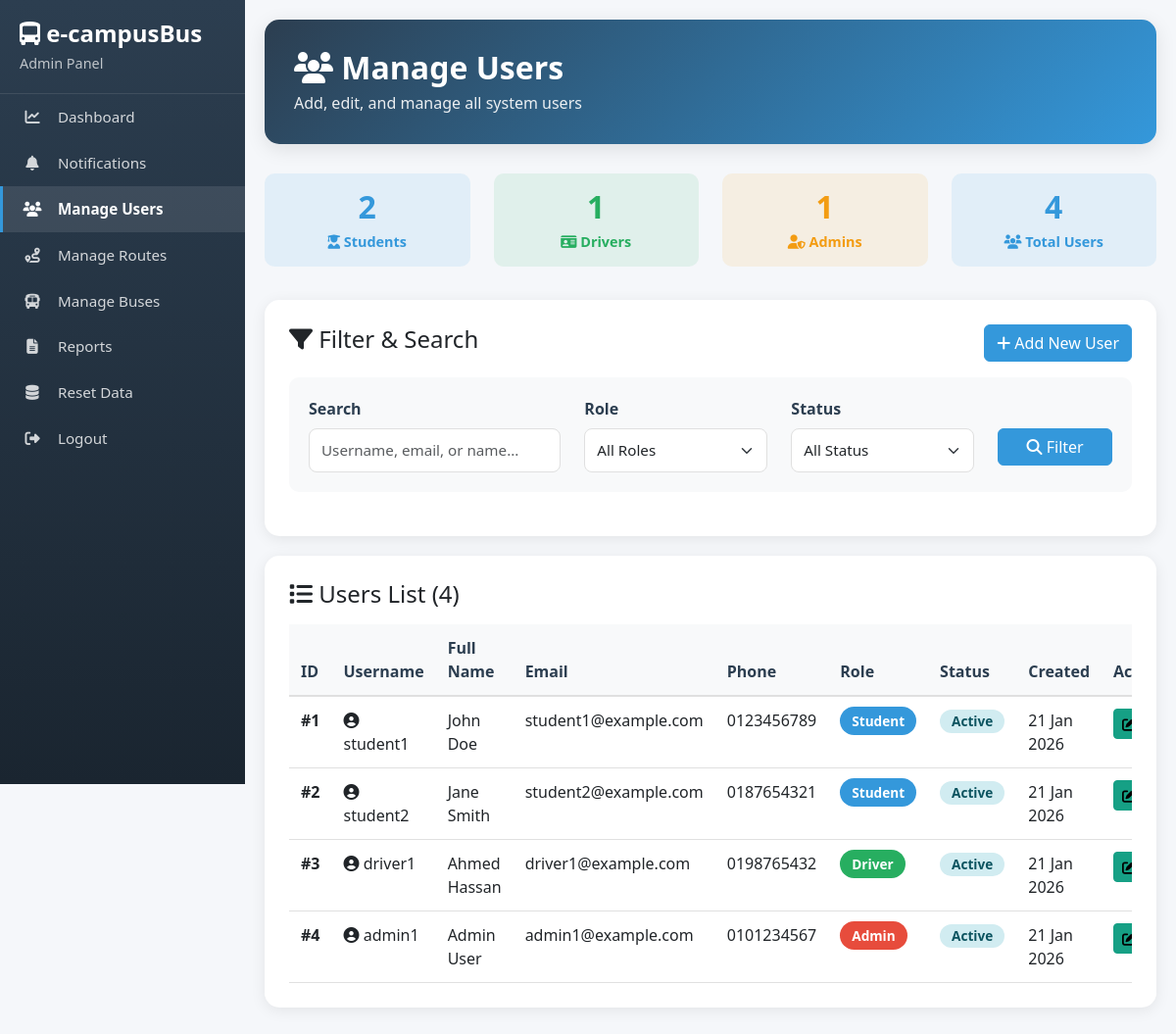
Screenshot of /admin/manage_users.php (signed in) with the database file from the repository.
### tables this page shows
CREATE TABLE users (
    id INT PRIMARY KEY AUTO_INCREMENT,
    username VARCHAR(50) UNIQUE NOT NULL,
    email VARCHAR(100) UNIQUE NOT NULL,
    password VARCHAR(255) NOT NULL,
    full_name VARCHAR(100) NOT NULL,
    phone_number VARCHAR(15),
    date_of_birth DATE,
    gender ENUM('male', 'female', 'other'),
    role ENUM('student', 'driver', 'admin') DEFAULT 'student',
    reward_points INT DEFAULT 0,
    status ENUM('active', 'inactive', 'suspended') DEFAULT 'active',
    login_attempts INT DEFAULT 0,
    locked_until DATETIME NULL,
    remember_token VARCHAR(255) NULL,
    token_expiry DATETIME NULL,
    last_login DATETIME NULL,
    created_at TIMESTAMP DEFAULT CURRENT_TIMESTAMP,
    updated_at TIMESTAMP DEFAULT CURRENT_TIMESTAMP ON UPDATE CURRENT_TIMESTAMP
);

### admin/manage_users.php (the view, shortened to what this page needs)
<?php
try {
    $pdo = new PDO(
        "mysql:host=localhost;dbname=bus_management;charset=utf8mb4",
        "root",
        ""
    );
    $pdo->setAttribute(PDO::ATTR_ERRMODE, PDO::ERRMODE_EXCEPTION);
    $role_filter = $_GET['role'] ?? 'all';
    $status_filter = $_GET['status'] ?? 'all';
    $search = $_GET['search'] ?? '';
    $query = "SELECT * FROM users WHERE 1=1";
    $params = [];
    $query .= " ORDER BY created_at DESC";
    $stmt = $pdo->prepare($query);
    $stmt->execute($params);
    $users = $stmt->fetchAll(PDO::FETCH_ASSOC);
    $stmt = $pdo->query("SELECT role, COUNT(*) as count FROM users GROUP BY role");
    $user_stats = $stmt->fetchAll(PDO::FETCH_KEY_PAIR);
} catch(PDOException $e) {
    $error = "Database error: " . $e->getMessage();
}
?>
<!DOCTYPE html>
<html lang="en">
<head>
    <link href="https://cdn.jsdelivr.net/npm/bootstrap@5.3.0-alpha1/dist/css/bootstrap.min.css" rel="stylesheet">
    <link rel="stylesheet" href="https://cdnjs.cloudflare.com/ajax/libs/font-awesome/6.4.0/css/all.min.css">
    <link rel="stylesheet" href="admin-sidebar.css">
</head>
<body>
    <div class="sidebar">
        <div class="sidebar-header">
            <h3><i class="fas fa-bus-alt"></i> e-campusBus</h3>
            <p>Admin Panel</p>
        </div>
        <nav class="nav flex-column">
            <a class="nav-link" href="dashboard.php"><i class="fas fa-chart-line"></i> Dashboard</a>
            <a class="nav-link" href="notifications.php"><i class="fas fa-bell"></i> Notifications</a>
            <a class="nav-link active" href="manage_users.php"><i class="fas fa-users"></i> Manage Users</a>
            <a class="nav-link" href="manage_routes.php"><i class="fas fa-route"></i> Manage Routes</a>
            <a class="nav-link" href="manage_buses.php"><i class="fas fa-bus"></i> Manage Buses</a>
            <a class="nav-link" href="reports.php"><i class="fas fa-file-alt"></i> Reports</a>
            <a class="nav-link" href="reset_data.php"><i class="fas fa-database"></i> Reset Data</a>
            <a class="nav-link" href="../logout.php"><i class="fas fa-sign-out-alt"></i> Logout</a>
        </nav>
    </div>
    <div class="main-content">
        <div class="header">
            <h2><i class="fas fa-users"></i> Manage Users</h2>
            <p class="mb-0">Add, edit, and manage all system users</p>
        </div>
        <div class="row mb-4">
            <div class="col-md-3">
                <div class="stat-box blue">
                    <h3><?php echo $user_stats['student'] ?? 0; ?></h3>
                    <p><i class="fas fa-user-graduate"></i> Students</p>
                </div>
            </div>
            <div class="col-md-3">
                <div class="stat-box green">
                    <h3><?php echo $user_stats['driver'] ?? 0; ?></h3>
                    <p><i class="fas fa-id-card"></i> Drivers</p>
                </div>
            </div>
            <div class="col-md-3">
                <div class="stat-box orange">
                    <h3><?php echo $user_stats['admin'] ?? 0; ?></h3>
                    <p><i class="fas fa-user-shield"></i> Admins</p>
                </div>
            </div>
            <div class="col-md-3">
                <div class="stat-box blue">
                    <h3><?php echo count($users); ?></h3>
                    <p><i class="fas fa-users"></i> Total Users</p>
                </div>
            </div>
        </div>
        <div class="content-card">
            <div class="d-flex justify-content-between align-items-center mb-3">
                <h4><i class="fas fa-filter"></i> Filter & Search</h4>
                <button class="btn btn-primary" data-bs-toggle="modal" data-bs-target="#addUserModal">
                    <i class="fas fa-plus"></i> Add New User
                </button>
            </div>
            <form method="GET" class="filter-section">
                <div class="row">
                    <div class="col-md-4">
                        <label class="form-label">Search</label>
                        <input type="text" name="search" class="form-control" placeholder="Username, email, or name..." value="<?php echo htmlspecialchars($search); ?>">
                    </div>
                    <div class="col-md-3">
                        <label class="form-label">Role</label>
                        <select name="role" class="form-select">
                            <option value="all" <?php echo $role_filter === 'all' ? 'selected' : ''; ?>>All Roles</option>
                        </select>
                    </div>
                    <div class="col-md-3">
                        <label class="form-label">Status</label>
                        <select name="status" class="form-select">
                            <option value="all" <?php echo $status_filter === 'all' ? 'selected' : ''; ?>>All Status</option>
                        </select>
                    </div>
                    <div class="col-md-2">
                        <label class="form-label">&nbsp;</label>
                        <button type="submit" class="btn btn-primary w-100">
                            <i class="fas fa-search"></i> Filter
                        </button>
                    </div>
                </div>
            </form>
        </div>
        <div class="content-card">
            <h4 class="mb-3"><i class="fas fa-list"></i> Users List (<?php echo count($users); ?>)</h4>
            <div class="table-responsive">
                <table class="table table-hover">
                    <thead>
                        <tr>
                            <th>ID</th>
                            <th>Username</th>
                            <th>Full Name</th>
                            <th>Email</th>
                            <th>Phone</th>
                            <th>Role</th>
                            <th>Status</th>
                            <th>Created</th>
                            <th>Actions</th>
                        </tr>
                    </thead>
                    <tbody>
                        <?php foreach($users as $user): ?>
                        <tr>
                            <td><strong>#<?php echo $user['id']; ?></strong></td>
                            <td>
                                <i class="fas fa-user-circle"></i>
                                <?php echo htmlspecialchars($user['username']); ?>
                            </td>
                            <td><?php echo htmlspecialchars($user['full_name']); ?></td>
                            <td><?php echo htmlspecialchars($user['email']); ?></td>
                            <td><?php echo htmlspecialchars($user['phone_number'] ?? '-'); ?></td>
                            <td>
                                <span class="badge-role badge-<?php echo $user['role']; ?>">
                                    <?php echo ucfirst($user['role']); ?>
                                </span>
                            </td>
                            <td>
                                <span class="badge badge-<?php echo $user['status']; ?> badge-role">
                                    <?php echo ucfirst($user['status']); ?>
                                </span>
                            </td>
                            <td><?php echo date('d M Y', strtotime($user['created_at'])); ?></td>
                            <td>
                                <div class="table-actions">
                                    <button class="btn btn-sm btn-info" onclick="editUser(<?php echo htmlspecialchars(json_encode($user)); ?>)">
                                        <i class="fas fa-edit"></i>
                                    </button>
                                </div>
                            </td>
                        </tr>
                        <?php endforeach; ?>
                    </tbody>
                </table>
            </div>
        </div>
    </div>
</body>
</html>

### admin/admin-sidebar.css (style rules this page uses)
:root { --primary-blue: #2C3E50; --accent-blue: #3498DB; --success-green: #27AE60; --warning-orange: #F39C12; --danger-red: #E74C3C; --info-cyan: #16A085; }
body { font-family: 'Segoe UI', Tahoma, Geneva, Verdana, sans-serif; background-color: #f5f7fa; }
.sidebar { background: linear-gradient(180deg, var(--primary-blue) 0%, #1a2530 100%); color: white; height: 100vh; position: fixed; width: 250px; overflow-y: auto; z-index: 1000; }
.sidebar-header { padding: 20px; border-bottom: 1px solid rgba(255, 255, 255, 0.1); }
.sidebar-header h3 { color: white; margin: 0; font-size: 1.5rem; font-weight: 700; }
.sidebar-header p { color: rgba(255, 255, 255, 0.7); margin: 5px 0 0 0; font-size: 0.9rem; }
.nav-link { color: rgba(255, 255, 255, 0.8); padding: 12px 20px; border-left: 3px solid transparent; display: block; text-decoration: none; transition: all 0.3s ease; font-size: 0.95rem; }
.nav-link.active { background-color: rgba(255, 255, 255, 0.1); color: white; border-left-color: var(--accent-blue); font-weight: 600; }
.nav-link i { margin-right: 12px; width: 20px; text-align: center; }
.main-content { margin-left: 250px; padding: 20px; min-height: 100vh; }
.header { background: linear-gradient(135deg, var(--primary-blue) 0%, var(--accent-blue) 100%); color: white; padding: 30px; border-radius: 15px; margin-bottom: 30px; box-shadow: 0 5px 20px rgba(0, 0, 0, 0.1); }
.header h2 { margin: 0; font-size: 2rem; font-weight: 700; }
.header p { margin: 5px 0 0 0; opacity: 0.9; }
.content-card { background: white; border-radius: 15px; padding: 25px; box-shadow: 0 3px 15px rgba(0, 0, 0, 0.08); margin-bottom: 20px; }
.stat-box { text-align: center; padding: 20px; border-radius: 10px; margin-bottom: 15px; }
.stat-box h3 { margin: 0; font-size: 2.5rem; font-weight: 700; }
.stat-box p { margin: 5px 0 0 0; font-size: 0.9rem; font-weight: 600; }
.stat-box.blue { background: rgba(52, 152, 219, 0.1); color: var(--accent-blue); }
.stat-box.green { background: rgba(39, 174, 96, 0.1); color: var(--success-green); }
.stat-box.orange { background: rgba(243, 156, 18, 0.1); color: var(--warning-orange); }
.btn-primary { background-color: var(--accent-blue); border-color: var(--accent-blue); }
.btn-info { background-color: var(--info-cyan); border-color: var(--info-cyan); }
.form-label { font-weight: 600; color: var(--primary-blue); margin-bottom: 8px; }
.form-control, .form-select { border-radius: 8px; border: 1px solid #e0e0e0; padding: 10px 12px; font-size: 0.95rem; }
.table { margin: 0; }
.table thead th { background-color: #f8f9fa; color: var(--primary-blue); font-weight: 700; border-bottom: 2px solid #e0e0e0; padding: 12px; }
.table tbody td { padding: 12px; border-bottom: 1px solid #e0e0e0; }
.badge { padding: 8px 12px; border-radius: 20px; font-weight: 600; font-size: 0.85rem; }
.badge-active { background-color: rgba(39, 174, 96, 0.1); color: var(--success-green); }
.badge-student { background-color: rgba(52, 152, 219, 0.1); color: var(--accent-blue); }
.badge-driver { background-color: rgba(22, 160, 133, 0.1); color: var(--info-cyan); }
.badge-admin { background-color: rgba(243, 156, 18, 0.1); color: var(--warning-orange); }

### rows the page displays
users: id "1", username "student1", full_name "John Doe", email "student1@example.com", phone_number "0123456789", role "Student", status "Active", created_at "21 Jan 2026"
users: id "2", username "student2", full_name "Jane Smith", email "student2@example.com", phone_number "0187654321", role "Student", status "Active", created_at "21 Jan 2026"
users: id "3", username "driver1", full_name "Ahmed Hassan", email "driver1@example.com", phone_number "0198765432", role "Driver", status "Active", created_at "21 Jan 2026"
users: id "4", username "admin1", full_name "Admin User", email "admin1@example.com", phone_number "0101234567", role "Admin", status "Active", created_at "21 Jan 2026"

### other values shown
$user_stats['student'] "2"
$user_stats['driver'] "1"
$user_stats['admin'] "1"
count($users) "4"
